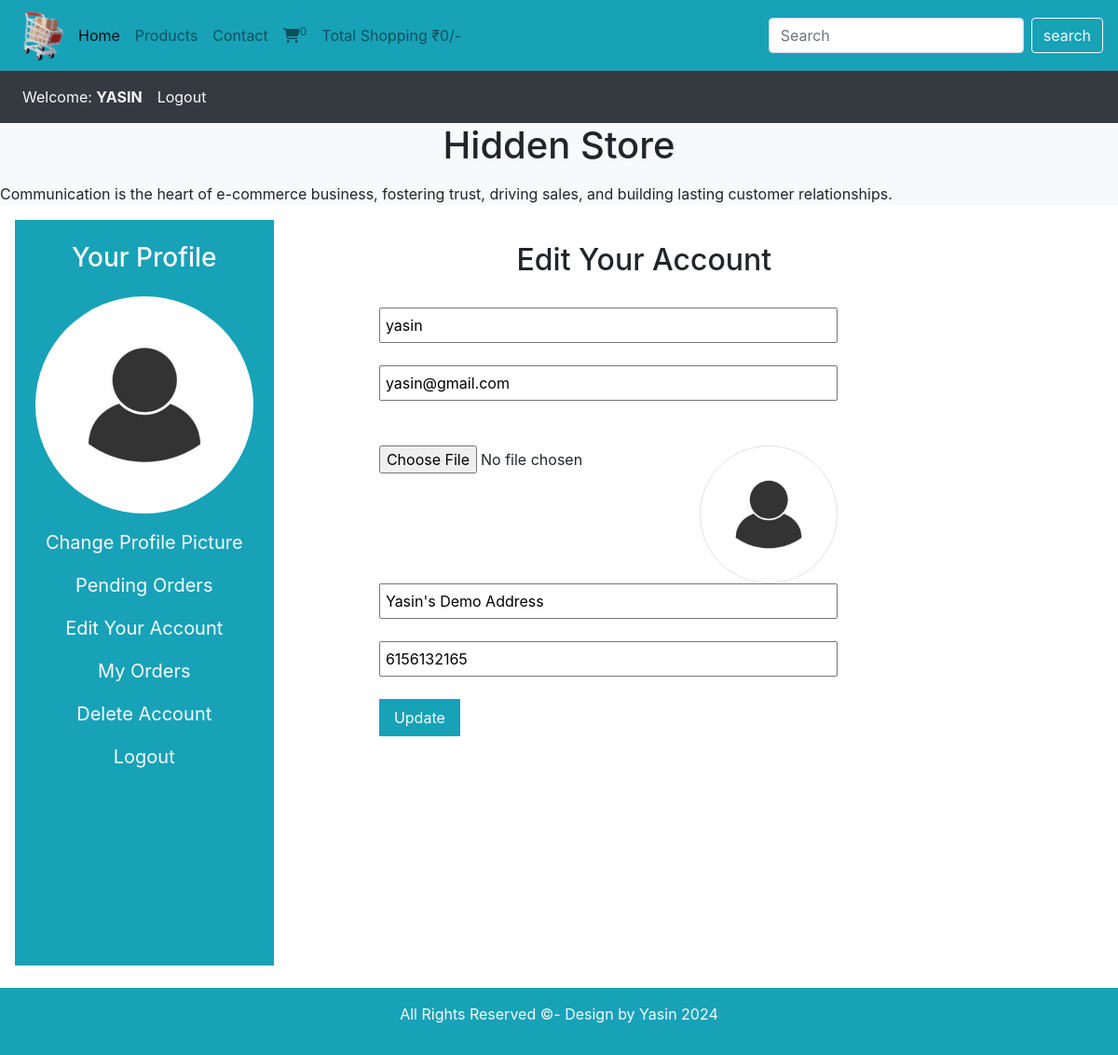
/user_area/profile.php?edit_account (signed in), run on the app's committed database.
### tables this page shows
CREATE TABLE `user_table` (
  `user_id` int(11) NOT NULL,
  `username` varchar(150) NOT NULL,
  `user_email` varchar(150) NOT NULL,
  `user_password` varchar(150) NOT NULL,
  `user_image` varchar(150) NOT NULL,
  `user_ip` varchar(150) NOT NULL,
  `user_address` varchar(150) NOT NULL,
  `user_mobile` varchar(15) NOT NULL
);

### user_area/edit_account.php (the view, shortened to what this page needs)
<?php
if(isset($_GET['edit_account'])){
    $username_session = $_SESSION['uname'];
    $select_query = "SELECT * FROM `user_table` WHERE username = '$username_session'";
    $run_select_query = mysqli_query($con, $select_query);
    $fetch_row = mysqli_fetch_assoc($run_select_query);
    if($fetch_row) {
        $username = $fetch_row['username'];
        $user_email = $fetch_row['user_email'];
        $user_address = $fetch_row['user_address'];
        $user_mobile = $fetch_row['user_mobile'];
        $user_image = $fetch_row['user_image'];
    } else {
        echo "User not found.";
        exit();
    }
}
?>
<!DOCTYPE html>
<html lang="en">
<head>
</head>
<body>
    <h2 class="mt-4">Edit Your Account</h2>
    <form action="" method="post" class="p-0" enctype="multipart/form-data">
        <div class="form-outline mb-4 mt-1">
            <input type="text" class="mt-4" value="<?php echo $username; ?>" style="width: 100%; padding:5px; margin-left:-30%;" name="user_username">
        </div>
        <div class="form-outline mb-4">
            <input type="email" class="" value="<?php echo $user_email; ?>" style="width: 100%; padding:5px; margin-left:-30%;" name="user_email">
        </div>
        <div class="form-outline mt-5 d-flex">
            <input type="file" class="" style="width: 70%; margin-left:-30%;" name="user_image">
            <img src="./user_images/<?php echo $user_image; ?>" alt="" class="p-1 border" name="get_image" style="width: 30%; height: 30%";>
        </div>
        <div class="form-outline mb-4">
            <input type="text" class="" value="<?php echo $user_address; ?>" style="width: 100%; padding:5px; margin-left:-30%;" name="user_address">
        </div>
        <div class="form-outline mb-4">
            <input type="text" class="" value="<?php echo $user_mobile; ?>"  style="width: 100%; padding:5px; margin-left:-30%;" name="user_mobile">
        </div>
        <input type="submit" class="py-2 px-3 bg-info border-0 text-light" style="margin-left:-30%;" value="Update" name="Update_button">
    </form>
</body>
</html>

### user_area/profile.php (shortened to what this page needs)
<?php
include('../includes/connect.php');
include_once('../functions/common_function.php');
?>
<!DOCTYPE html>
<html lang="en">
<head>
    <link rel="stylesheet" type="text/css" href="../bootstrap-4.4.1/css/bootstrap.min.css">
    <link rel="stylesheet" href="https://cdnjs.cloudflare.com/ajax/libs/font-awesome/6.5.2/css/all.min.css" />
</head>
<body>
    <div class="container-fluid p-0">
        <nav class="navbar navbar-expand-lg navbar-light bg-info">
            <a href="../includes/index.php"><img src="../images/trolly.png" alt="" class="logo"></a>
            <div class="collapse navbar-collapse" id="navbarSupportedContent">
                <ul class="navbar-nav mr-auto">
                    <li class="nav-item active">
                        <a class="nav-link" href="../includes/index.php">Home <span class="sr-only">(current)</span></a>
                    </li>
                    <li class="nav-item">
                        <a class="nav-link" href="#">Products</a>
                    </li>
                    <li class="nav-item">
                        <a class="nav-link" href="#">Contact</a>
                    </li>
                    <li class="nav-item">
                        <a class="nav-link" href="../includes/cart.php"><i class="fa-solid fa-cart-shopping"></i><sup><?php cart_detail(); ?></sup></a>
                    </li>
                    <li class="nav-item">
                        <a class="nav-link" href="#">Total Shopping ₹<?php echo total_cart_price(); ?>/-</a>
                    </li>
                </ul>
                <form class="form-inline my-2 my-lg-0" method="get" action="../includes/searchdata_product.php">
                    <input class="form-control mr-sm-2"  type="search" placeholder="Search" aria-label="Search" name="search_data">
                    <input type="submit" value="search" class="btn btn-outline-light" name="search_data_product">
                </form>
            </div>
        </nav>
        <nav class="navbar navbar-expand-lg navbar-light bg-dark">
            <ul class="navbar-nav me-auto">
            <?php
                if(!isset($_SESSION['uname'])){
                    echo "<li class='nav-item'>
                    <a class='nav-link text-light' href='#'>Welcome Guest</a>
                </li>";
                  }else{
                      echo "<li class='nav-item'>
                      <a class='nav-link text-light' href=''>Welcome: <font class='font-weight-bold text-uppercase';>".$_SESSION['uname']."</font></a>
                  </li>";
                  }
                if(!isset($_SESSION['uname'])){
                  echo "<li class='nav-item'>
                    <a class='nav-link text-light' href='user_login.php'>Login</a>
                </li>";
                }else{
                    echo "<li class='nav-item'>
                    <a class='nav-link text-light' href='../logout/user_logout.php'>Logout</a>
                </li>";
                }
                ?>
            </ul>
        </nav>
        <div class="bg-light">
            <h1 class="text-center">Hidden Store</h1>
            <p>
                <marquee behavior="alternate" direction="" scrollamount="7">Communication is the heart of e-commerce
                    business, fostering trust, driving sales, and building lasting customer relationships.</marquee>
            </p>
        </div>
    </div>
    <div class="row">
        <div class="col-md-3 ml-3">
        <ul class="navbar-nav  bg-info text-center mb-4" style="font-size: 20px; height:100vh">
        <h3 class="text-light mt-4">Your Profile</h3>
        <div style="align-items: center;">
            <?php
            if(isset($_SESSION['uname'])){
                $username_session = $_SESSION['uname'];
                $select_query = "SELECT * FROM `user_table` WHERE username = '$username_session'";
                $run_select_query = mysqli_query($con, $select_query);
                $fetch_row = mysqli_fetch_assoc($run_select_query);
                if($fetch_row) {
                    $user_image = $fetch_row['user_image'];
                    echo "<img class='mt-2 p-2' src='./user_images/$user_image' alt='User Image' />";
                } else {
                    echo "User not found.";
                }
            }
            ?>
            </div>
        <li class="nav-item">
        <a class="nav-link text-light" href="profile.php?change_profile">Change Profile Picture</a>
        </li>
        <li class="nav-item">
        <a class="nav-link text-light" href="profile.php?pending_orders">Pending Orders</a>
        </li>
        <li class="nav-item">
        <a class="nav-link text-light" href="profile.php?edit_account">Edit Your Account</a>
        </li>
        <li class="nav-item">
        <a class="nav-link text-light" href="profile.php?my_orders">My Orders</a>
        </li>
        <li class="nav-item">
        <a class="nav-link text-light" href="profile.php?delete_account">Delete Account</a>
        </li>
        <li class="nav-item">
        <a class="nav-link text-light" href="logout.php">Logout</a>
        </li>
        </ul>
        </div>
        <div class="col-md-15" style="margin-left: 20%; width:40%; height:30%">
            <?php
                if(isset($_GET['edit_account'])){
                    include('edit_account.php');
                }
            ?>
        </div>
    </div>
    <div class="bg-info p-3 text-center p-0">
        <p class="text-light">All Rights Reserved ©- Design by Yasin <?php echo 20;
                                                                        echo date("y"); ?></p>
    </div>
</body>
</html>

### user_area/profile.php (style rules this page uses)
.logo { width: 60px; height: 60px; }
img { width: 90%; border-radius: 50%; }

### data on the page
user_table: user_image (picture), user_username "yasin", user_email "yasin@gmail.com", user_address "Yasin's Demo Address", user_mobile "6156132165"

### other printed values
$count_cart_items "0"
$total "0"
$_SESSION['uname'] "YASIN"
